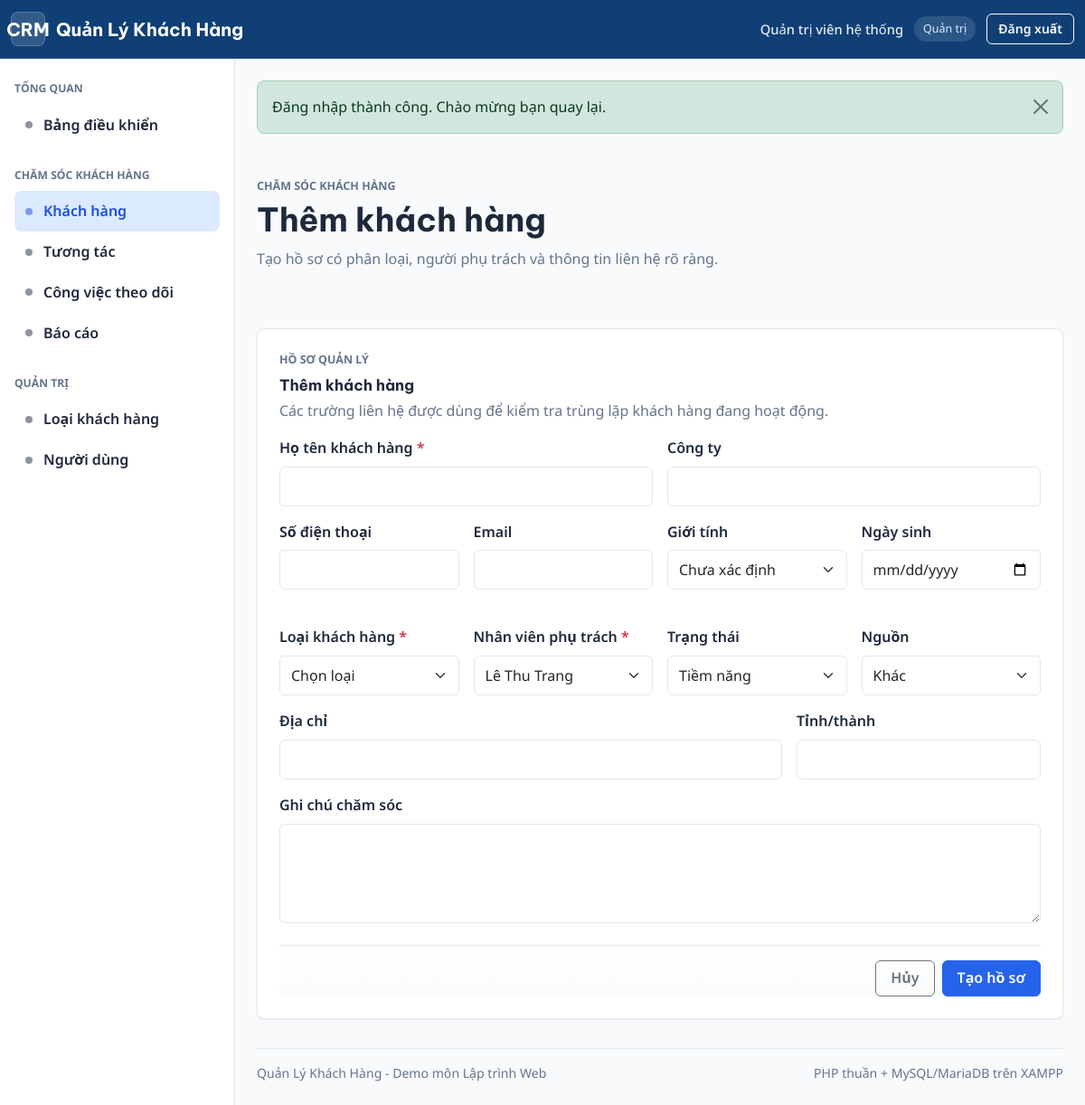
/khach-hang/them.php (signed in), run on the app's committed database.
### tables this page shows
CREATE TABLE `users` (
    `id` INT UNSIGNED NOT NULL AUTO_INCREMENT,
    `full_name` VARCHAR(120) NOT NULL,
    `username` VARCHAR(50) NOT NULL,
    `email` VARCHAR(191) NOT NULL,
    `phone` VARCHAR(32) NULL,
    `password_hash` VARCHAR(255) NOT NULL,
    `role` ENUM('admin', 'staff') NOT NULL DEFAULT 'staff',
    `status` ENUM('active', 'locked') NOT NULL DEFAULT 'active',
    `last_login_at` DATETIME NULL,
    `created_at` DATETIME NOT NULL DEFAULT CURRENT_TIMESTAMP,
    `updated_at` DATETIME NOT NULL DEFAULT CURRENT_TIMESTAMP ON UPDATE CURRENT_TIMESTAMP,
    PRIMARY KEY (`id`),
    UNIQUE KEY `uq_users_username` (`username`),
    UNIQUE KEY `uq_users_email` (`email`),
    KEY `idx_users_role_status` (`role`, `status`),
    KEY `idx_users_status` (`status`),
    KEY `idx_users_last_login_at` (`last_login_at`)
);

### dung-chung/ham-chung.php (called while the page is built, shortened)
<?php
function e(mixed $giaTri): string
{
    return htmlspecialchars((string) ($giaTri ?? ''), ENT_QUOTES | ENT_SUBSTITUTE, 'UTF-8');
}
function duong_dan(string $duongDan = ''): string
{
    return rtrim(DUONG_DAN_GOC, '/') . '/' . ltrim($duongDan, '/');
}

### dung-chung/ham-xac-thuc.php (called while the page is built, shortened)
<?php
function nguoi_dung_hien_tai(): ?array
{
    return $_SESSION['nguoi_dung'] ?? null;
}

### khach-hang/xu-ly-du-lieu-khach-hang.php (called while the page is built, shortened)
<?php
function nhan_trang_thai_khach_hang(): array
{
    return ['active' => 'Đang chăm sóc', 'potential' => 'Tiềm năng', 'inactive' => 'Tạm ngưng'];
}
function nhan_gioi_tinh_khach_hang(): array
{
    return ['unknown' => 'Chưa xác định', 'male' => 'Nam', 'female' => 'Nữ', 'other' => 'Khác'];
}
function nhan_nguon_khach_hang(): array
{
    return [
        'website' => 'Website',
        'facebook' => 'Facebook',
        'referral' => 'Giới thiệu',
        'walk_in' => 'Đến trực tiếp',
        'phone' => 'Điện thoại',
        'other' => 'Khác',
    ];
}
function du_lieu_mac_dinh_khach_hang(): array
{
    $nguoiDung = nguoi_dung_hien_tai();
    $maPhuTrachMacDinh = ($nguoiDung['vai_tro'] ?? '') === VAI_TRO_NHAN_VIEN
        ? (string) ($nguoiDung['id'] ?? '')
        : (string) (lay_mot_gia_tri("SELECT id FROM users WHERE role = 'staff' AND status = 'active' ORDER BY full_name ASC LIMIT 1") ?? '');
    return [
        'customer_type_id' => '',
        'assigned_user_id' => $maPhuTrachMacDinh,
        'full_name' => '',
        'company_name' => '',
        'gender' => 'unknown',
        'date_of_birth' => '',
        'phone' => '',
        'email' => '',
        'address' => '',
        'city' => '',
        'source' => 'other',
        'status' => 'potential',
        'notes' => '',
    ];
}

### cau-hinh/ket-noi-csdl.php (called while the page is built, shortened)
<?php
function lay_ket_noi_csdl(): PDO
{
    static $pdo = null;
    if ($pdo instanceof PDO) {
        return $pdo;
    }
    $dsn = sprintf(
        'mysql:host=%s;port=%d;dbname=%s;charset=%s',
        DB_HOST,
        DB_PORT,
        DB_NAME,
        DB_CHARSET
    );
    try {
        $pdo = new PDO($dsn, DB_USERNAME, DB_PASSWORD, [
            PDO::ATTR_ERRMODE => PDO::ERRMODE_EXCEPTION,
            PDO::ATTR_DEFAULT_FETCH_MODE => PDO::FETCH_ASSOC,
            PDO::ATTR_EMULATE_PREPARES => false,
            PDO::MYSQL_ATTR_INIT_COMMAND => 'SET NAMES ' . DB_CHARSET,
        ]);
        $pdo->exec('SET NAMES ' . DB_CHARSET . ' COLLATE ' . lay_collation_ket_noi($pdo));
    } catch (PDOException $exception) {
        throw new RuntimeException('Không thể kết nối cơ sở dữ liệu.', 0, $exception);
    }
    return $pdo;
}
function lay_collation_ket_noi(PDO $pdo): string
{
    $collations = [DB_COLLATION, DB_FALLBACK_COLLATION];
    $stmt = $pdo->prepare(
        'SELECT COLLATION_NAME
         FROM information_schema.COLLATIONS
         WHERE CHARACTER_SET_NAME = :charset
           AND COLLATION_NAME = :collation
         LIMIT 1'
    );
    foreach ($collations as $collation) {
        $stmt->execute([
            'charset' => DB_CHARSET,
            'collation' => $collation,
        ]);
        if ($stmt->fetchColumn()) {
            return $collation;
        }
    }
    return DB_FALLBACK_COLLATION;
}

### dung-chung/ham-csdl.php (called while the page is built, shortened)
<?php
require_once __DIR__ . '/../cau-hinh/ket-noi-csdl.php';
function chay_truy_van(string $sql, array $thamSo = []): PDOStatement
{
    $stmt = lay_ket_noi_csdl()->prepare($sql);
    $stmt->execute($thamSo);
    return $stmt;
}
function lay_nhieu_dong(string $sql, array $thamSo = []): array
{
    return chay_truy_van($sql, $thamSo)->fetchAll();
}
function lay_mot_gia_tri(string $sql, array $thamSo = []): mixed
{
    $giaTri = chay_truy_van($sql, $thamSo)->fetchColumn();
    return $giaTri === false ? null : $giaTri;
}

### khach-hang/luu-khach-hang.php (called while the page is built, shortened)
<?php
function lay_lua_chon_nhan_vien(): array
{
    return lay_nhieu_dong(
        "SELECT id, full_name, role
         FROM users
         WHERE status = 'active'
           AND role = 'staff'
         ORDER BY full_name ASC"
    );
}

### khach-hang/bieu-mau.php (the view, shortened to what this page needs)
<?php
$loi = $loi ?? [];
$duLieu = array_merge(du_lieu_mac_dinh_khach_hang(), $duLieu ?? []);
$danhSachNhanVien = $danhSachNhanVien ?? [];
$idKhachHang = (int) ($idKhachHang ?? 0);
$nhanNut = $nhanNut ?? 'Lưu khách hàng';
$tieuDeBieuMau = $tieuDeBieuMau ?? 'Thông tin khách hàng';
$coLoi = static fn (string $truong): string => isset($loi[$truong]) ? ' is-invalid' : '';
?>
<form method="post" class="surface-card customer-form" data-customer-form data-customer-id="<?= e((string) $idKhachHang) ?>">
    <div class="customer-form-heading">
        <div>
            <p class="eyebrow">Hồ sơ quản lý</p>
            <h2 class="card-title mb-1"><?= e($tieuDeBieuMau) ?></h2>
            <p class="text-muted mb-0">Các trường liên hệ được dùng để kiểm tra trùng lặp khách hàng đang hoạt động.</p>
        </div>
    </div>
    <div class="row g-3">
        <div class="col-lg-6">
            <label class="form-label" for="full_name">Họ tên khách hàng <span class="text-danger">*</span></label>
            <input class="form-control<?= e($coLoi('full_name')) ?>" id="full_name" maxlength="150" name="full_name" required value="<?= e($duLieu['full_name']) ?>">
        </div>
        <div class="col-lg-6">
            <label class="form-label" for="company_name">Công ty</label>
            <input class="form-control<?= e($coLoi('company_name')) ?>" id="company_name" maxlength="150" name="company_name" value="<?= e($duLieu['company_name']) ?>">
        </div>
        <div class="col-md-6 col-lg-3">
            <label class="form-label" for="phone">Số điện thoại</label>
            <input class="form-control<?= e($coLoi('phone')) ?>" data-duplicate-field="phone" id="phone" inputmode="tel" maxlength="32" name="phone" pattern="[0-9+() .-]{9,32}" value="<?= e($duLieu['phone']) ?>">
            <div class="duplicate-feedback" data-duplicate-target="phone"></div>
        </div>
        <div class="col-md-6 col-lg-3">
            <label class="form-label" for="email">Email</label>
            <input class="form-control<?= e($coLoi('email')) ?>" data-duplicate-field="email" id="email" maxlength="191" name="email" type="email" value="<?= e($duLieu['email']) ?>">
            <div class="duplicate-feedback" data-duplicate-target="email"></div>
        </div>
        <div class="col-md-6 col-lg-3">
            <label class="form-label" for="gender">Giới tính</label>
            <select class="form-select<?= e($coLoi('gender')) ?>" id="gender" name="gender">
                <?php foreach (nhan_gioi_tinh_khach_hang() as $giaTri => $nhan): ?>
                    <option value="<?= e($giaTri) ?>" <?= $duLieu['gender'] === $giaTri ? 'selected' : '' ?>><?= e($nhan) ?></option>
                <?php endforeach; ?>
            </select>
        </div>
        <div class="col-md-6 col-lg-3">
            <label class="form-label" for="date_of_birth">Ngày sinh</label>
            <input class="form-control<?= e($coLoi('date_of_birth')) ?>" id="date_of_birth" name="date_of_birth" type="date" value="<?= e($duLieu['date_of_birth']) ?>">
        </div>
        <div class="col-md-6 col-lg-3">
            <label class="form-label" for="customer_type_id">Loại khách hàng <span class="text-danger">*</span></label>
            <select class="form-select<?= e($coLoi('customer_type_id')) ?>" id="customer_type_id" name="customer_type_id" required>
                <option value="">Chọn loại</option>
            </select>
        </div>
        <div class="col-md-6 col-lg-3">
            <label class="form-label" for="assigned_user_id">Nhân viên phụ trách <span class="text-danger">*</span></label>
            <select class="form-select<?= e($coLoi('assigned_user_id')) ?>" id="assigned_user_id" name="assigned_user_id" required>
                <?php foreach ($danhSachNhanVien as $nhanVien): ?>
                    <option value="<?= e($nhanVien['id']) ?>" <?= (string) $duLieu['assigned_user_id'] === (string) $nhanVien['id'] ? 'selected' : '' ?>><?= e($nhanVien['full_name']) ?></option>
                <?php endforeach; ?>
            </select>
        </div>
        <div class="col-md-6 col-lg-3">
            <label class="form-label" for="status">Trạng thái</label>
            <select class="form-select<?= e($coLoi('status')) ?>" id="status" name="status">
                <?php foreach (nhan_trang_thai_khach_hang() as $giaTri => $nhan): ?>
                    <option value="<?= e($giaTri) ?>" <?= $duLieu['status'] === $giaTri ? 'selected' : '' ?>><?= e($nhan) ?></option>
                <?php endforeach; ?>
            </select>
        </div>
        <div class="col-md-6 col-lg-3">
            <label class="form-label" for="source">Nguồn</label>
            <select class="form-select<?= e($coLoi('source')) ?>" id="source" name="source">
                <?php foreach (nhan_nguon_khach_hang() as $giaTri => $nhan): ?>
                    <option value="<?= e($giaTri) ?>" <?= $duLieu['source'] === $giaTri ? 'selected' : '' ?>><?= e($nhan) ?></option>
                <?php endforeach; ?>
            </select>
        </div>
        <div class="col-md-8">
            <label class="form-label" for="address">Địa chỉ</label>
            <input class="form-control<?= e($coLoi('address')) ?>" id="address" maxlength="255" name="address" value="<?= e($duLieu['address']) ?>">
        </div>
        <div class="col-md-4">
            <label class="form-label" for="city">Tỉnh/thành</label>
            <input class="form-control<?= e($coLoi('city')) ?>" id="city" maxlength="80" name="city" value="<?= e($duLieu['city']) ?>">
        </div>
        <div class="col-12">
            <label class="form-label" for="notes">Ghi chú chăm sóc</label>
            <textarea class="form-control" id="notes" name="notes" rows="4"><?= e($duLieu['notes']) ?></textarea>
        </div>
    </div>
    <div class="customer-form-actions">
        <a class="btn btn-outline-secondary" href="<?= e(duong_dan('khach-hang/')) ?>">Hủy</a>
        <button class="btn btn-primary" type="submit"><?= e($nhanNut) ?></button>
    </div>
</form>

### tai-nguyen/css/bien-thiet-ke.css (style rules this page uses)
:root { --color-bg: #f8fafc; --color-surface: #ffffff; --color-surface-soft: #f1f5f9; --color-hover: #f8fafc; --color-ink: #1e293b; --color-muted: #64748b; --color-line: #e2e8f0; --color-primary: #2563eb; --color-primary-dark: #1d4ed8; --color-primary-soft: #dbeafe; --color-accent: #f97316; --color-accent-soft: #ffedd5; --color-success: #16a34a; --color-success-soft: #dcfce7; --color-warning: #d97706; --color-warning-soft: #fef3c7; --color-danger: #dc2626; --color-danger-soft: #fee2e2; --shadow-sm: 0 1px 2px rgba(15, 23, 42, 0.06); --shadow-md: 0 18px 40px rgba(15, 23, 42, 0.08); --shadow-lg: 0 24px 54px rgba(15, 23, 42, 0.12); --radius-sm: 6px; --radius-md: 8px; --radius-lg: 12px; --space-1: 4px; --space-2: 8px; --space-3: 12px; --space-4: 16px; --space-5: 24px; --space-6: 32px; --space-7: 40px; --app-sidebar-width: 260px; --app-header-height: 64px; --transition-fast: 160ms ease; --transition-base: 220ms ease; }
* { box-sizing: border-box; }
html { min-width: 320px; }
body { background: var(--color-bg); color: var(--color-ink); font-family: "Noto Sans", "Be Vietnam Pro", system-ui, -apple-system, BlinkMacSystemFont, "Segoe UI", sans-serif; font-size: 16px; line-height: 1.55; margin: 0; }
h1, h2, h3, h4, h5, h6, .navbar-brand { font-family: "Be Vietnam Pro", "Noto Sans", system-ui, sans-serif; }
a { color: var(--color-primary); }
.text-muted { color: var(--color-muted) !important; }
.eyebrow { color: var(--color-muted); font-size: 0.78rem; font-weight: 700; letter-spacing: 0; margin-bottom: var(--space-2); text-transform: uppercase; }

### tai-nguyen/css/bo-cuc.css (style rules this page uses)
.app-body { min-height: 100dvh; }

### tai-nguyen/css/thanh-phan.css (style rules this page uses)
.surface-card, .placeholder-panel, .auth-card { background: var(--color-surface); border: 1px solid var(--color-line); border-radius: var(--radius-md); box-shadow: var(--shadow-sm); padding: var(--space-5); }
.card-title { font-size: 1.05rem; font-weight: 700; margin: 0 0 var(--space-3); }
.btn { border-radius: var(--radius-sm); font-weight: 600; min-height: 40px; }
.btn-primary { background: var(--color-primary); border-color: var(--color-primary); }
.form-label { color: var(--color-ink); font-weight: 600; }
.form-control, .form-select { border-color: var(--color-line); border-radius: var(--radius-sm); font-size: 1rem; min-height: 44px; }

### tai-nguyen/css/khach-hang.css (style rules this page uses)
.customer-row-actions, .customer-profile-actions, .customer-form-actions { align-items: center; display: flex; gap: var(--space-2); justify-content: flex-end; }
.customer-form { max-width: 1080px; }
.customer-form-heading { margin-bottom: var(--space-4); }
.customer-form-actions { border-top: 1px solid var(--color-line); margin-top: var(--space-5); padding-top: var(--space-4); }
.duplicate-feedback { font-size: 0.82rem; margin-top: 4px; min-height: 20px; }

### tai-nguyen/css/tinh-chinh-giao-dien.css (style rules this page uses)
.surface-card, .table-card, .stat-card, .dashboard-kpi-card, .dashboard-panel, .podium-card, .auth-card, .placeholder-panel { transition: border-color var(--transition-fast), box-shadow var(--transition-fast), transform var(--transition-fast); }
.card-title { line-height: 1.35; }
.btn, .sidebar-link, .report-nav-link, .follow-up-tab, .form-control, .form-select, .badge { transition: background-color var(--transition-fast), border-color var(--transition-fast), color var(--transition-fast), box-shadow var(--transition-fast), opacity var(--transition-fast); }
.btn { align-items: center; display: inline-flex; justify-content: center; line-height: 1.2; padding-inline: var(--space-4); }
.form-label { margin-bottom: var(--space-2); }
.form-control::placeholder { color: #94a3b8; }
.customer-filter-bar, .interaction-filter, .follow-up-form, .customer-form, .interaction-form { box-shadow: var(--shadow-sm); }
.customer-form-actions, .interaction-form-actions, .follow-up-form-actions { background: linear-gradient(180deg, transparent, rgba(248, 250, 252, 0.72)); }

### data on the page
users: gender "Chưa xác định", status "Tiềm năng", source "Khác"

### other printed values
TEN_UNG_DUNG "Quản Lý Khách Hàng"
$nguoiDung['ho_ten'] ?: $nguoiDung['ten_dang_nhap'] "Quản trị viên hệ thống"
$vaiTro "Quản trị"
$nhan "Bảng điều khiển Khách hàng Tương tác Công việc theo dõi Báo cáo Loại khách hàng Người dùng"
$thongBao['noi_dung'] "Đăng nhập thành công. Chào mừng bạn quay lại."
$tieuDeBieuMau "Thêm khách hàng"
$nhanNut "Tạo hồ sơ"
form field assigned_user_id "Lê Thu Trang"
